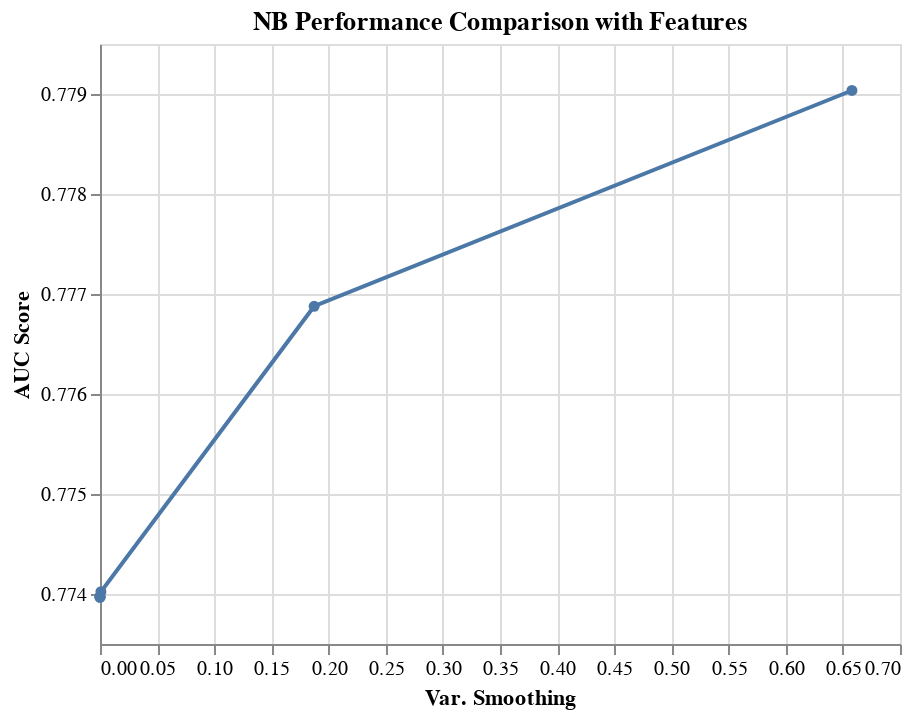

This figure's notebook cell:
### Code cell
results_NB_features = results_NB[results_NB['rfi_fs__n_features_'] == data.shape[1]]

alt.Chart(results_NB_features, 
          title='NB Performance Comparison with Features'
         ).mark_line(point=True).encode(
    alt.X('nb__var_smoothing', title='Var. Smoothing'),
    alt.Y('mean_score', title='AUC Score', scale=alt.Scale(zero=False))
)

### Figure 1 — Vega-Lite specification as saved in the notebook (floating-point values rounded to 4 significant figures)
{"config": {"view": {"continuousWidth": 400, "continuousHeight": 300}}, "data": {"name": "data-8bb71e19d1be8faecf2cac3179eb3902"}, "mark": {"type": "line", "point": true}, "encoding": {"x": {"type": "quantitative", "field": "nb__var_smoothing", "title": "Var. Smoothing"}, "y": {"type": "quantitative", "field": "mean_score", "scale": {"zero": false}, "title": "AUC Score"}}, "title": "NB Performance Comparison with Features", "$schema": "https://vega.github.io/schema/vega-lite/v4.8.1.json", "datasets": {"data-8bb71e19d1be8faecf2cac3179eb3902": [{"mean_score": 0.779, "std_score": 0.03356, "max_score": 0.8347, "min_score": 0.7295, "rfi_fs__n_features_": 46.0, "nb__var_smoothing": 0.6579}, {"mean_score": 0.7769, "std_score": 0.03066, "max_score": 0.8284, "min_score": 0.7326, "rfi_fs__n_features_": 46.0, "nb__var_smoothing": 0.1874}, {"mean_score": 0.774, "std_score": 0.02966, "max_score": 0.8243, "min_score": 0.7318, "rfi_fs__n_features_": 46.0, "nb__var_smoothing": 0.0008111}, {"mean_score": 0.774, "std_score": 0.02962, "max_score": 0.8242, "min_score": 0.7318, "rfi_fs__n_features_": 46.0, "nb__var_smoothing": 2.848e-07}, {"mean_score": 0.774, "std_score": 0.02962, "max_score": 0.8242, "min_score": 0.7318, "rfi_fs__n_features_": 46.0, "nb__var_smoothing": 1.233e-05}, {"mean_score": 0.774, "std_score": 0.02962, "max_score": 0.8242, "min_score": 0.7318, "rfi_fs__n_features_": 46.0, "nb__var_smoothing": 1e-05}, {"mean_score": 0.774, "std_score": 0.02962, "max_score": 0.8242, "min_score": 0.7318, "rfi_fs__n_features_": 46.0, "nb__var_smoothing": 2.31e-08}]}}
